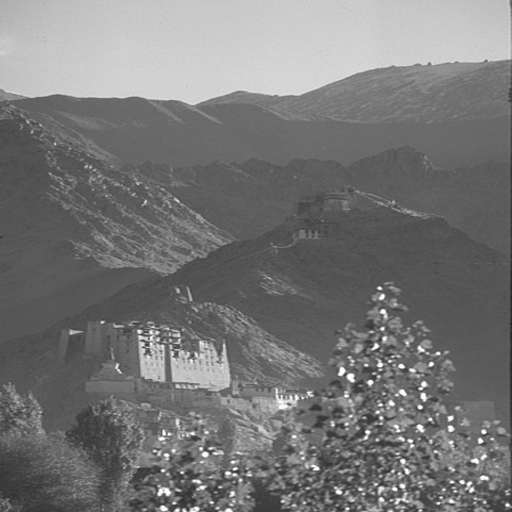
#> input picture src/utilities/watermarked/0021_w.bmp, 512 x 512 px, given in place of test_0000.bmp, which was not available
$ python attacks.py
#> lines starting #> are read from the running program, lines starting #| are printed output that depends on the picture; pictures that were not available may be replaced by others from this repository, and a replacement may not be noted
#> in bf_attack, watermarked_image is the input picture: shape (512, 512); min 32, max 255, mean 119.1
### src/detection_polymer.py
import numpy as np
import pywt
import cv2
from matplotlib import pyplot as plt
from scipy.signal import convolve2d
import sys

# Global parameters
BLOCK_SIZE = 8       # Block size for DWT (Discrete Wavelet Transform)
ALPHA = 18.8         # Scaling factor for watermark embedding

THRESHOLD_TAU = 0.65    # Similarity threshold to determine if an attack was successful
WPSNR_THRESHOLD = 35    # Threshold for wPSNR (Weighted Peak Signal-to-Noise Ratio)

# Predefined spirals used for embedding and extracting the watermark
spiral1 =  [(64, 64), (48, 49), (66, 95), (87, 33), (20, 71), (106, 91), (50, 11), (37, 117), (124, 43), (2, 39), (94, 128), (143, 81), (53, 150), (133, 6), (132, 131), (0, 141), (166, 51), (87, 169), (168, 112), (24, 176), (171, 8), (132, 169), (195, 74), (64, 199), (176, 149), (205, 26), (116, 204), (212, 109), (31, 218), (169, 188), (231, 56), (87, 233)]
spiral2 =  [(192, 64), (176, 49), (194, 95), (215, 33), (148, 71), (234, 91), (178, 11), (165, 117), (130, 39), (222, 128), (125, 103), (181, 150), (99, 61), (128, 141), (105, 4), (215, 169), (85, 98), (152, 176), (73, 33), (90, 143), (192, 199), (54, 76), (115, 186), (244, 204), (54, 129), (159, 218), (32, 45), (76, 182), (215, 233), (23, 102), (119, 226), (22, 4)]
spiral3 =  [(64, 192), (48, 177), (66, 223), (87, 161), (20, 199), (106, 219), (50, 139), (37, 245), (124, 171), (2, 167), (86, 121), (143, 209), (16, 123), (133, 134), (60, 94), (166, 179), (119, 96), (168, 240), (19, 84), (171, 136), (85, 66), (195, 202), (156, 91), (39, 52), (205, 154), (121, 52), (212, 237), (194, 100), (70, 28), (231, 184), (161, 51), (10, 24)]
spiral4 =  [(192, 192), (176, 177), (194, 223), (215, 161), (148, 199), (234, 219), (178, 139), (165, 245), (130, 167), (214, 121), (125, 231), (144, 123), (99, 189), (188, 94), (105, 132), (247, 96), (85, 226), (147, 84), (73, 161), (213, 66), (102, 94), (54, 204), (167, 52), (60, 125), (113, 57), (32, 173), (198, 28), (62, 85), (23, 230), (138, 24), (22, 132), (237, 15)]
spiral5 =  [(128, 128), (112, 113), (130, 159), (151, 97), (84, 135), (170, 155), (114, 75), (101, 181), (188, 107), (66, 103), (158, 192), (150, 57), (61, 167), (207, 145), (80, 59), (117, 214), (197, 70), (35, 125), (196, 195), (124, 30), (64, 205), (230, 115), (41, 68), (151, 233), (183, 32), (21, 162), (232, 176), (83, 20), (88, 240), (235, 72), (9, 97), (196, 233)]

# List of spirals to be checked later for detection
spirals = [spiral1, spiral2, spiral3, spiral4, spiral5]

def extract_watermark(original_image, watermarked_image, coordinates):
    """
    Extracts the watermark from an image using DWT, SVD, and given spiral coordinates.

    Args:
    original_image: The original image before watermarking.
    watermarked_image: The watermarked image.
    coordinates: The coordinates of the spiral used for embedding.

    Returns:
    extracted_watermark: The extracted watermark as an array of singular values.
    """

    block_size = BLOCK_SIZE
    alpha = ALPHA

    # Initialize the watermarks
    watermark_1 = np.zeros(1024, dtype=np.float64)
    watermark_2 = np.zeros(1024, dtype=np.float64)

    # Apply wavelet to the original and watermarked block
    Coefficients_ori = pywt.dwt2(original_image, wavelet='haar')
    LL_ori, (LH_ori, HL_ori, HH_ori) = Coefficients_ori
    Coefficients_wm = pywt.dwt2(watermarked_image, wavelet='haar')
    LL_wm, (LH_wm, HL_wm, HH_wm) = Coefficients_wm

    # Extract watermark 1 from the first 16 positions of the spiral
    for i, (x, y) in enumerate(coordinates[:16]):
        original_block_LH = LH_ori[x:x+block_size, y:y+block_size]
        original_block_HL = HL_ori[x:x+block_size, y:y+block_size]
        original_block_HH = HH_ori[x:x+block_size, y:y+block_size]

        watermarked_block_LH = LH_wm[x:x+block_size, y:y+block_size]
        watermarked_block_HL = HL_wm[x:x+block_size, y:y+block_size]
        watermarked_block_HH = HH_wm[x:x+block_size, y:y+block_size]

        # Calculate the normalized difference for each sub-block
        diff_LH = (abs((watermarked_block_LH - original_block_LH) / alpha)).flatten()
        diff_HL = (abs((watermarked_block_HL - original_block_HL) / alpha)).flatten()
        diff_HH = (abs((watermarked_block_HH - original_block_HH) / alpha)).flatten()

        # Average the differences to obtain watermark 1
        watermark_1[i*64:(i+1)*64] = np.clip(np.mean([diff_LH, diff_HL, diff_HH], axis=0), 0, 1)

    # Extract watermark 2 from the last 16 positions of the spiral
    for i, (x, y) in enumerate(coordinates[16:32]):
        original_block_LH = LH_ori[x:x+block_size, y:y+block_size]
        original_block_HL = HL_ori[x:x+block_size, y:y+block_size]
        original_block_HH = HH_ori[x:x+block_size, y:y+block_size]

        watermarked_block_LH = LH_wm[x:x+block_size, y:y+block_size]
        watermarked_block_HL = HL_wm[x:x+block_size, y:y+block_size]
        watermarked_block_HH = HH_wm[x:x+block_size, y:y+block_size]

        # Calculate the normalized difference for each sub-block
        diff_LH = (abs((watermarked_block_LH - original_block_LH) / alpha)).flatten()
        diff_HL = (abs((watermarked_block_HL - original_block_HL) / alpha)).flatten()
        diff_HH = (abs((watermarked_block_HH - original_block_HH) / alpha)).flatten()

        # Average the differences to obtain watermark 2
        watermark_2[i*64:(i+1)*64] = np.clip(np.mean([diff_LH, diff_HL, diff_HH], axis=0), 0, 1)

    # Average the two watermarks to obtain the final watermark
    extracted_watermark = (watermark_1 + watermark_2) / 2

    return extracted_watermark


def find_differences(image1, image2):
    """
    Finds the coordinates where two images differ.

    Args:
    image1: The first image.
    image2: The second image.

    Returns:
    differences: An array of coordinates where the two images differ.
    """
    differences = np.argwhere(image1 != image2)
    return differences

def check_spiral_for_differences(differences, spiral):
    """
    Return number of spiral point equal to the predefinited spiral

    Args:
    differences: Coordinates where the images differ.
    spiral: The predefined spiral coordinates.

    Returns:
    Number of matching coordinates
    """
    matching_coords = 0
    # Count how many of the difference points match spiral points
    for diff in differences:
        if tuple(diff) in spiral:
            matching_coords += 1

    return matching_coords

def wpsnr(img1, img2):
    """
    Calculates the Weighted Peak Signal-to-Noise Ratio (wPSNR) between two images.

    Args:
    img1: The first image.
    img2: The second image.

    Returns:
    The wPSNR value between the two images.
    """
    img1 = np.float32(img1) / 255.0
    img2 = np.float32(img2) / 255.0

    difference = img1 - img2

    # If there is no difference, return an arbitrarily high wPSNR value
    same = not np.any(difference)
    if same:
        return 9999999

    # Assuming a CSF (Contrast Sensitivity Function) is saved as a CSV file
    csf = np.genfromtxt('csf.csv', delimiter=',')
    ew = convolve2d(difference, np.rot90(csf, 2), mode='valid')

    decibels = 20.0 * np.log10(1.0 / np.sqrt(np.mean(np.mean(ew ** 2))))
    return decibels

def similarity(X, X_star):
    """
    Computes the similarity measure between the original and the new watermarks.
    Returns 0 if the denominator is zero to avoid NaN values.

    Args:
    X: The original watermark.
    X_star: The extracted watermark from the attacked image.

    Returns:
    The similarity score.
    """

    # Computes the similarity measure between the original and the new watermarks.
    norm_X = np.sqrt(np.sum(np.multiply(X, X)))
    norm_X_star = np.sqrt(np.sum(np.multiply(X_star, X_star)))

    if norm_X == 0 or norm_X_star == 0:
        return 0.0

    s = np.sum(np.multiply(X, X_star)) / (norm_X * norm_X_star)
    return s

def detection(original_image_path, watermarked_image_path, attacked_image_path):
    """
    Compares the extracted watermarks from the watermarked and attacked images.

    Args:
    original_image_path: Path to the original image.
    watermarked_image_path: Path to the watermarked image.
    attacked_image_path: Path to the attacked image.

    Returns:
    A tuple (output1, output2) indicating whether the attack was successful and the wPSNR value.
    """
#> called with original_image_path = '../sample_images/0000.bmp', watermarked_image_path = '../watermarked_images/test_0000.bmp', attacked_image_path = 'attack_tmp.bmp'
    original_image = cv2.imread(original_image_path, 0)  # Load original image
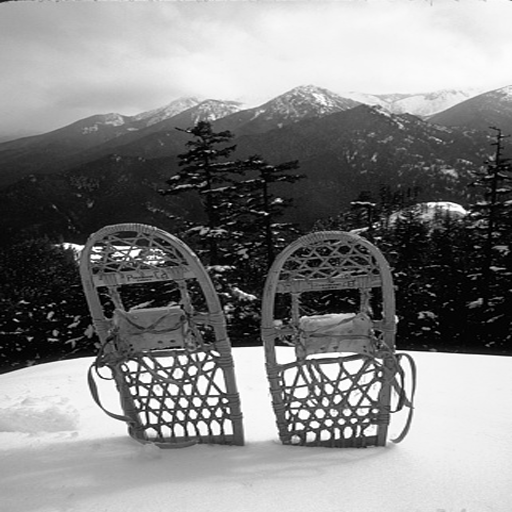
#> input picture sample_images/0000.bmp, 512 x 512 px
#> original_image is the input picture: shape (512, 512); min 0, max 255, mean 131
    watermarked_image = cv2.imread(watermarked_image_path, 0)  # Load watermarked image
    attacked_image = cv2.imread(attacked_image_path, 0)  # Load attacked image

    Coefficients_ori = pywt.dwt2(original_image, wavelet='haar')
    LL_ori, (LH_ori, HL_ori, HH_ori) = Coefficients_ori
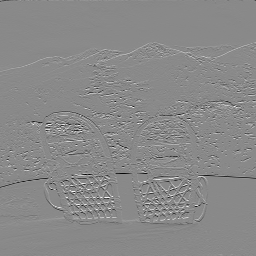
#> LH_ori: shape (256, 256) float64; min -196, max 167.5, mean 0; drawn with min black and max white
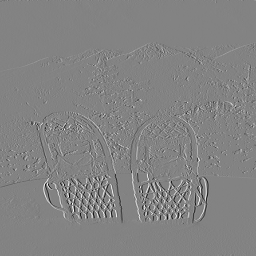
#> HL_ori: shape (256, 256) float64; min -137, max 129, mean -0.1; drawn with min black and max white
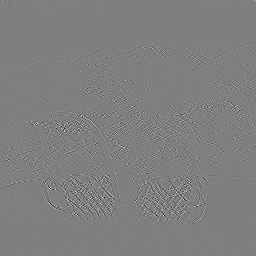
#> HH_ori: shape (256, 256) float64; min -65.5, max 65.5, mean 0; drawn with min black and max white
    Coefficients_wm = pywt.dwt2(watermarked_image, wavelet='haar')
    LL_wm, (LH_wm, HL_wm, HH_wm) = Coefficients_wm
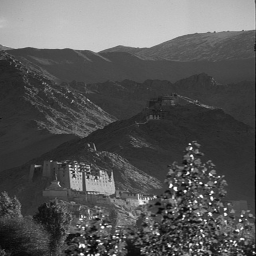
#> LL_wm: shape (256, 256) float64; min 95.5, max 510, mean 238.2; drawn with min black and max white
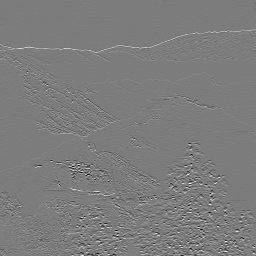
#> LH_wm: shape (256, 256) float64; min -110, max 115, mean 0.2; drawn with min black and max white
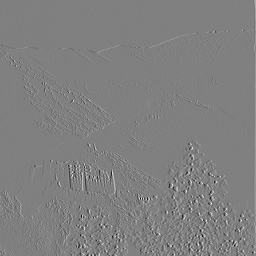
#> HL_wm: shape (256, 256) float64; min -96.5, max 95.5, mean 0.1; drawn with min black and max white

    # Find the coordinates where the original and watermarked images differ
    differences = find_differences(LH_ori, LH_wm)
#> in find_differences, `differences = np.argwhere(image1 != image2)`: differences = 64101 pairs, first value 0 to 255, second value 0 to 255
#> (the rest of the program and of its run is left out)
